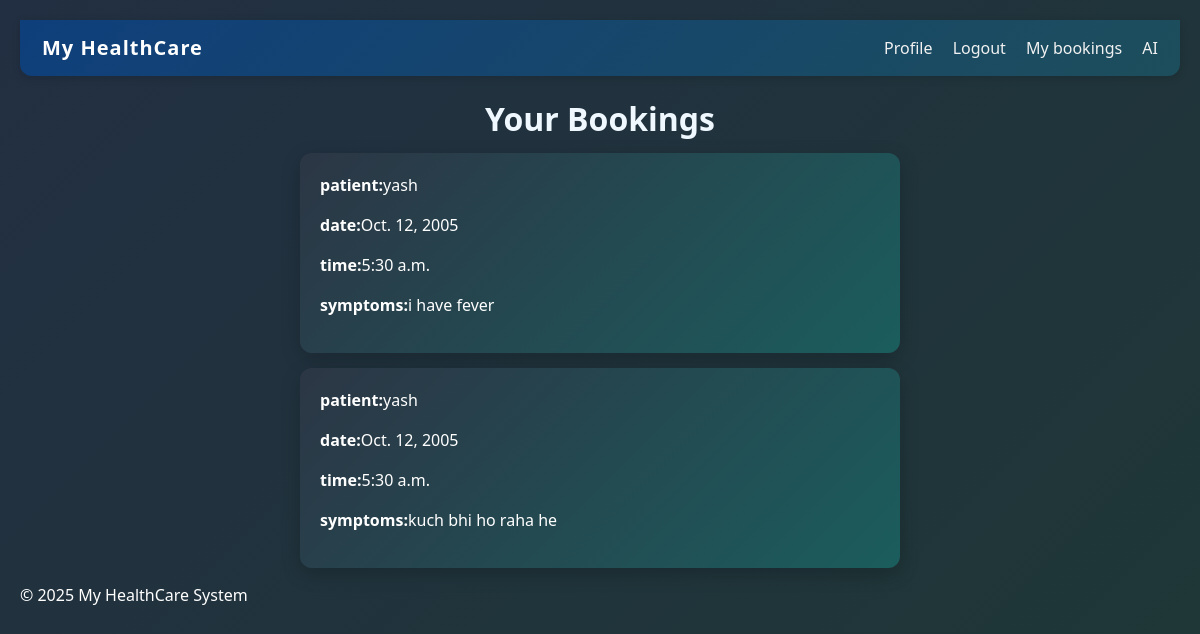
The page /bookings/ (signed in) on the database its author committed.
### Doctor/models.py (models this page shows, shortened)
class Appointment(models.Model):
    doctor = models.ForeignKey(Doctor, on_delete=models.CASCADE)
    patient = models.ForeignKey(Patient, on_delete=models.CASCADE)
    date = models.DateField()
    time = models.TimeField()
    reason = models.TextField(max_length=100)
    status = models.CharField(max_length=20, choices=[
        ('pending', 'Pending'),
        ('confirmed', 'Confirmed'),
        ('cancelled', 'Cancelled')
    ], default='pending')

class Patient(models.Model):
    user = models.OneToOneField(User, on_delete=models.CASCADE)
    age = models.PositiveIntegerField()
    address = models.TextField(max_length=200)
    phone_number = models.CharField(max_length=15)
    blood_group = models.CharField(max_length=10, blank=True, null=True)
    gender = models.CharField(max_length=10, choices=[
        ('Male', 'Male'),
        ('Female', 'Female'),
        ('Other', 'Other')
    ])
    medical_history = models.CharField(max_length=100, blank=True, null=True)

### Doctor/views.py (the view)
# urls.py: path('bookings/', views.bookings , name='booked'),
def bookings(request):
    book_patient = None
    book_doctor = None
    if hasattr(request.user, 'patient'):
        book_patient = Appointment.objects.filter(patient=request.user.patient)
    if hasattr(request.user, 'doctor'):
        book_doctor = Appointment.objects.filter(doctor=request.user.doctor)
    return render(
        request,
        'bookings.html',
        {'book_patient': book_patient, 'book_doctor': book_doctor}
    )

### Doctor/templates/bookings.html (shortened to what this page needs)
{% extends "base.html" %}
{% load static %}
    {% block style %}<link rel="stylesheet" href="{% static 'booking.css'%}">{% endblock %}
    {% block content %}
    <h2 class="heading">Your Bookings </h2>
     {% if book_doctor %}
        {% for items in book_doctor %}
        <div class="doctor_list">
            <p><strong>patient:</strong>{{items.patient.user.username}}</p>
            <p><strong>date:</strong>{{items.date}}</p>
            <p><strong>time:</strong>{{items.time}}</p>
            <p><strong>symptoms:</strong>{{items.reason}}</p>
        </div>
        {% endfor %}
     {% endif %}
     {% endblock %}

### static/booking.css (style rules this page uses)
body { font-family: "Segoe UI", Tahoma, Geneva, Verdana, sans-serif; background: linear-gradient(135deg, #222f42, #1f3737); margin: 0; padding: 20px; color: #ffffff; }
.heading { color: aliceblue; text-align: center; font-weight: 600; }
.doctor_list { background: linear-gradient(135deg, #2c3645, #1b5d5d); border-radius: 12px; padding: 20px; margin: 15px auto; max-width: 600px; box-shadow: 0 6px 20px rgba(0,0,0,0.2); transition: transform 0.2s ease-in-out, box-shadow 0.2s ease-in-out; color: rgb(255, 255, 255); }

### rows shown on the page
Appointment: patient.user.username "yash", date "Oct. 12, 2005", time "5:30 a.m.", reason "i have fever"
Appointment: patient.user.username "yash", date "Oct. 12, 2005", time "5:30 a.m.", reason "kuch bhi ho raha he"
